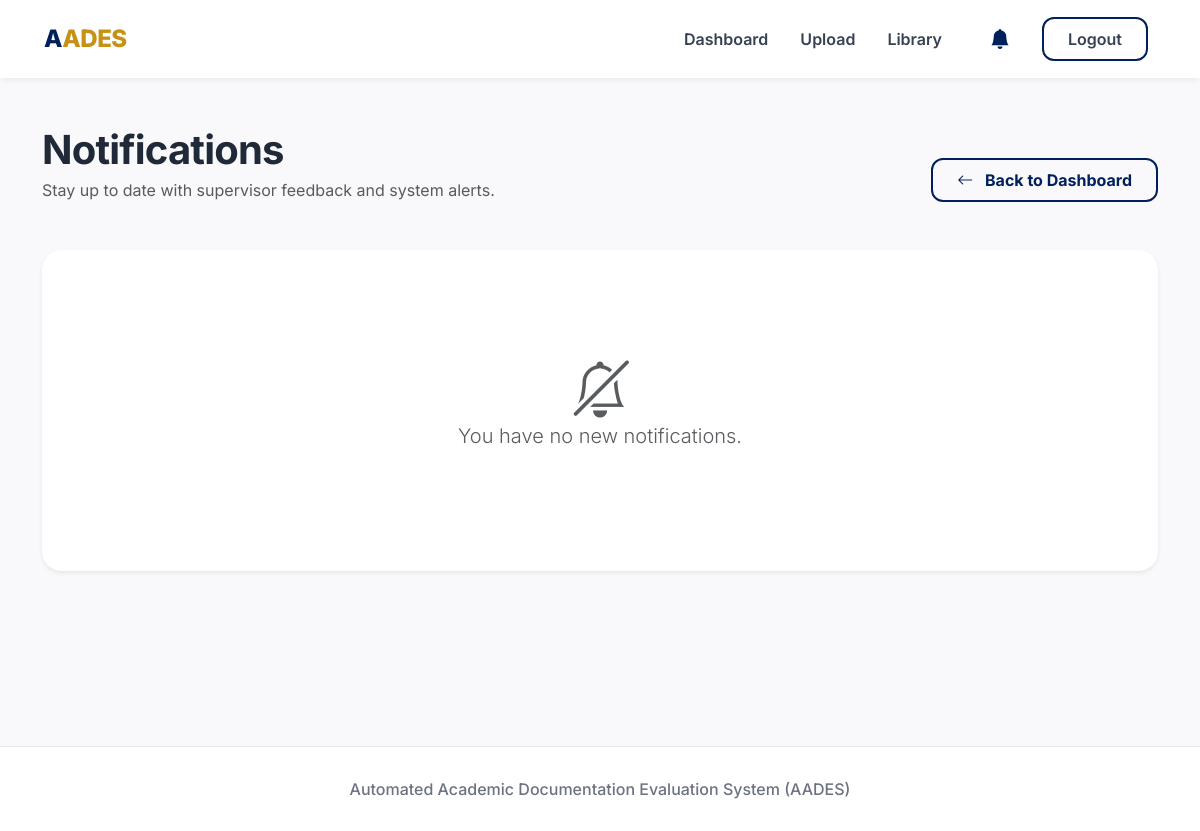
The app's page /notifications (signed in), older data.
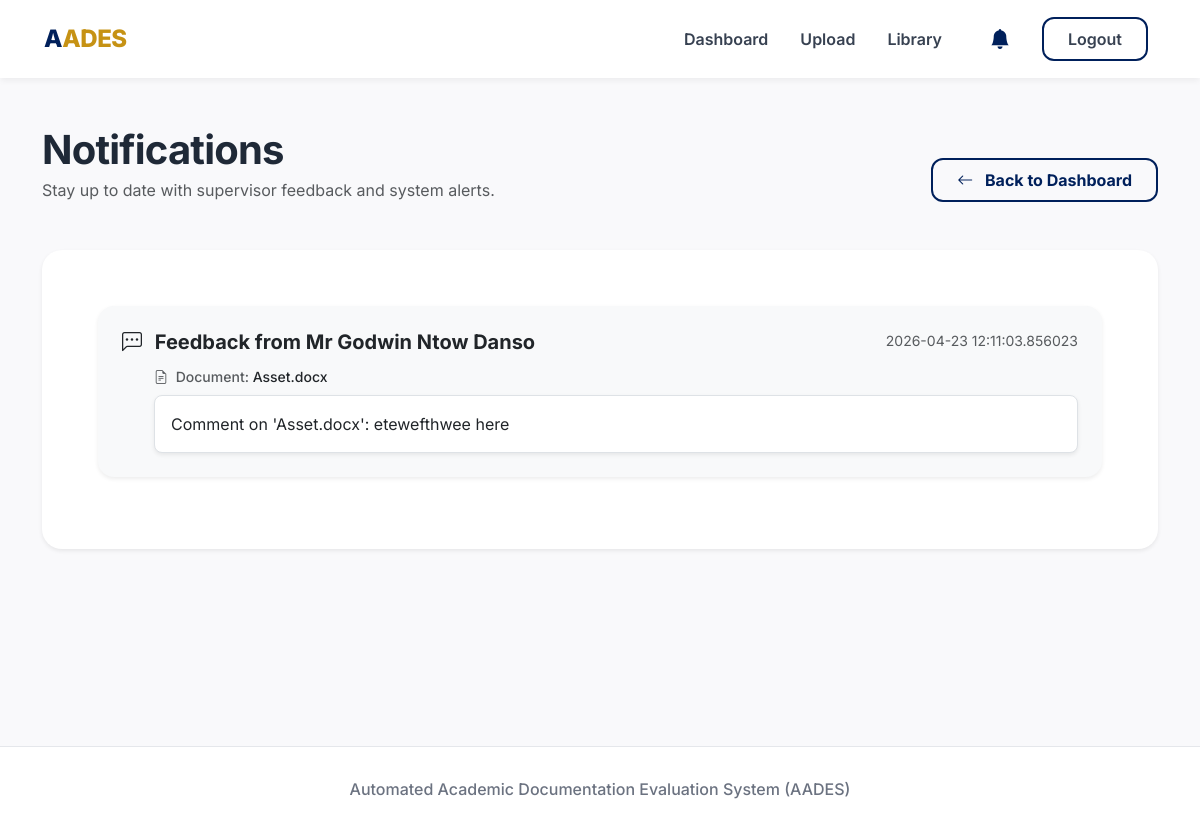
The same page, newer data.
### tables this page shows
CREATE TABLE notifications (
            id INTEGER PRIMARY KEY AUTOINCREMENT,
            user_id INTEGER,
            sender_id INTEGER,
            submission_id INTEGER,
            message TEXT,
            created_at DATETIME,
            is_read INTEGER DEFAULT 0
        );

CREATE TABLE users (
            user_id INTEGER PRIMARY KEY AUTOINCREMENT,
            student_id TEXT,
            full_name TEXT NOT NULL,
            email TEXT UNIQUE NOT NULL,
            password_hash TEXT NOT NULL,
            role TEXT NOT NULL,
            status TEXT DEFAULT 'active'
        , faculty TEXT, department TEXT, program TEXT, section TEXT);

CREATE TABLE submissions (
            submission_id INTEGER PRIMARY KEY AUTOINCREMENT,
            student_id INTEGER,
            student_email TEXT,
            file_name TEXT NOT NULL,
            doc_type TEXT NOT NULL,
            comment TEXT,
            similarity_score INTEGER DEFAULT 0,
            submitted_at DATETIME
        , status TEXT DEFAULT 'pending', archived INTEGER DEFAULT 0, is_archived INTEGER DEFAULT 0, supervisor_id INTEGER, grammar_score INTEGER DEFAULT 0, structure_score INTEGER DEFAULT 0, ai_eval_score INTEGER DEFAULT 0, ai_detection_score INTEGER DEFAULT 0);

### app.py (the view)
@app.route("/notifications")
def notifications():
    if "user" not in session:
        return redirect(url_for("login"))
    user = session["user"]
    if user["role"] not in ["student", "supervisor"]:
        return "Unauthorized", 403
    user_id = user.get("user_id")
    conn = get_db_connection()
    cursor = conn.cursor()
    cursor.execute("""
        SELECT n.id, n.message, n.created_at, n.is_read,
               u.full_name AS sender_name, s.file_name
        FROM notifications n
        LEFT JOIN users u ON n.sender_id = u.user_id
        LEFT JOIN submissions s ON n.submission_id = s.submission_id
        WHERE n.user_id = ?
        ORDER BY n.created_at DESC
        LIMIT 30
    """, (user_id,))
    notifications_list = cursor.fetchall()
    cursor.execute("UPDATE notifications SET is_read = 1 WHERE user_id = ?", (user_id,))
    conn.commit()
    cursor.close()
    conn.close()
    return render_template("notifications.html", user=user, notifications=notifications_list)

### app.py (called while the page is built)
def get_db_connection():
    conn = sqlite3.connect("aades_db.sqlite")
    conn.row_factory = sqlite3.Row
    return conn

@app.context_processor
def inject_notifications_count():
    if "user" in session:
        user_id = session["user"].get("user_id")
        try:
            conn = get_db_connection()
            cursor = conn.cursor()
            cursor.execute("SELECT COUNT(*) FROM notifications WHERE user_id = ? AND is_read = 0", (user_id,))
            count = cursor.fetchone()[0]
            conn.close()
            return dict(unread_count=count)
        except Exception:
            return dict(unread_count=0)
    return dict(unread_count=0)

### templates/notifications.html (shortened to what this page needs)
{% extends "base.html" %}
{% block content %}
<div class="animate-fade-in">
    <div class="d-flex flex-column flex-md-row justify-content-between align-items-md-end mb-5">
        <div>
            <h1 class="display-6 fw-bold mb-1">Notifications</h1>
            <p class="text-muted mb-0">Stay up to date with supervisor feedback and system alerts.</p>
        </div>
        <div class="mt-3 mt-md-0">
            <a href="{{ url_for('dashboard') }}" class="btn btn-outline-custom">
                <i class="bi bi-arrow-left me-2"></i> Back to Dashboard
            </a>
        </div>
    </div>
    <div class="card card-custom border-0 shadow-sm">
        <div class="card-body p-4">
            {% if notifications %}
                <div class="list-group list-group-flush">
                    {% for n in notifications %}
                        <div class="list-group-item list-group-item-action border-0 mb-3 rounded-4 shadow-sm py-4 px-4
                            {% if not n.is_read %}bg-primary bg-opacity-10 border border-primary-subtle{% else %}bg-light{% endif %}">
                            <div class="d-flex w-100 justify-content-between align-items-start mb-2">
                                <h5 class="fw-bold mb-1 {{ 'text-primary-custom' if not n.is_read else 'text-dark' }}">
                                    <i class="bi {{ 'bi-chat-left-dots-fill' if not n.is_read else 'bi-chat-left-dots' }} me-2"></i>
                                    {% if user.role == 'student' %}
                                        Feedback from {{ n.sender_name or 'Supervisor' }}
                                    {% else %}
                                        Update from {{ n.sender_name or 'Student' }}
                                    {% endif %}
                                </h5>
                                <small class="text-muted">{{ n.created_at|default('Recent') }}</small>
                            </div>
                            <div class="ms-md-4 ps-md-2 mt-3 mt-md-0">
                                {% if n.file_name %}
                                <div class="small fw-medium text-muted mb-2">
                                    <i class="bi bi-file-earmark-text me-1"></i> Document: <span class="text-dark">{{ n.file_name }}</span>
                                </div>
                                {% endif %}
                                <div class="p-3 bg-white border rounded-3 text-main shadow-sm">
                                    {{ n.message }}
                                </div>
                            </div>
                        </div>
                    {% endfor %}
                </div>
            {% else %}
                <div class="text-center py-5">
                    <i class="bi bi-bell-slash text-muted display-4 mb-3"></i>
                    <p class="text-muted lead">You have no new notifications.</p>
                </div>
            {% endif %}
        </div>
    </div>
</div>
<link rel="stylesheet" href="https://cdn.jsdelivr.net/npm/bootstrap-icons@1.11.1/font/bootstrap-icons.css">
{% endblock %}

### templates/base.html (shortened to what this page needs)
<!DOCTYPE html>
<html lang="en">
<head>
    <link href="https://cdn.jsdelivr.net/npm/bootstrap@5.3.0/dist/css/bootstrap.min.css" rel="stylesheet">
    <link rel="stylesheet" href="{{ url_for('static', filename='css/main.css') }}">
</head>
<body>
<nav class="navbar navbar-expand-lg navbar-custom">
    <div class="container">
        <a class="navbar-brand" href="/">A<span class="navbar-brand-accent">ADES</span></a>
        <div class="collapse navbar-collapse" id="navbarNav">
            <ul class="navbar-nav ms-auto align-items-center">
                {% if 'user' in session %}
                    {% if session['user']['role'] == 'admin' %}
                        <li class="nav-item"><a class="nav-link" href="{{ url_for('admin_dashboard') }}">Dashboard</a></li>
                        <li class="nav-item"><a class="nav-link" href="{{ url_for('library') }}">Library</a></li>
                    {% elif session['user']['role'] == 'supervisor' %}
                        <li class="nav-item"><a class="nav-link" href="{{ url_for('dashboard') }}">Dashboard</a></li>
                        <li class="nav-item"><a class="nav-link" href="{{ url_for('manage_events') }}">Events</a></li>
                    {% else %}
                        <li class="nav-item"><a class="nav-link" href="{{ url_for('dashboard') }}">Dashboard</a></li>
                        <li class="nav-item"><a class="nav-link" href="{{ url_for('upload') }}">Upload</a></li>
                        <li class="nav-item"><a class="nav-link" href="{{ url_for('library') }}">Library</a></li>
                    {% endif %}
                    {% if session['user']['role'] != 'admin' %}
                    <li class="nav-item ms-lg-3">
                        <a class="nav-link position-relative d-inline-block p-2" href="{{ url_for('notifications') }}" title="Notifications">
                            <i class="bi bi-bell-fill fs-5" style="color: var(--primary-blue);"></i>
                        </a>
                    </li>
                    {% endif %}
                    <li class="nav-item"><a class="nav-link btn-outline-custom ms-3 px-4 py-2 text-center" href="{{ url_for('logout') }}" style="min-width: 100px;">Logout</a></li>
                {% else %}
                    <li class="nav-item"><a class="nav-link btn-primary-custom ms-3 px-4 py-2" style="color: white !important;" href="/login">Login</a></li>
                {% endif %}
            </ul>
        </div>
    </div>
</nav>
<div class="container mt-5" style="min-height: 70vh;">
    {% block content %}{% endblock %}
</div>
<footer class="footer-custom">
    <div class="container">
        <p class="mb-0">Automated Academic Documentation Evaluation System (AADES)</p>
    </div>
</footer>
</body>
</html>

### static/css/main.css (style rules this page uses)
:root { --primary-blue: #00205b; --primary-gold: #c69214; --primary-hover: #b48012; --bg-light: #f9f9fb; --card-bg: #ffffff; --text-main: #1f2937; --text-label: #374151; --text-muted: #6b7280; --input-bg: #ffffff; --input-border: #e5e7eb; }
body { font-family: 'Inter', sans-serif; background-color: var(--bg-light); color: var(--text-main); }
.navbar-custom { background-color: var(--card-bg) !important; box-shadow: 0 4px 6px -1px rgba(0, 0, 0, 0.05); padding: 1rem 2rem; }
.navbar-custom .navbar-brand { color: var(--primary-blue) !important; font-weight: 800; font-size: 1.5rem; letter-spacing: -0.02em; transition: all 0.2s ease; }
.navbar-brand-accent { color: var(--primary-gold) !important; }
.navbar-custom .nav-link { color: var(--text-label) !important; font-weight: 600; margin: 0 0.5rem; transition: color 0.2s; }
.btn-outline-custom { background-color: transparent; color: var(--primary-blue); border: 2px solid var(--primary-blue); border-radius: 12px; padding: 0.5rem 1.5rem; font-weight: 700; transition: all 0.2s; }
.card-custom { background-color: var(--card-bg); border-radius: 20px; border: 1px solid var(--input-border); box-shadow: 0 10px 15px -3px rgba(0, 0, 0, 0.05); padding: 2rem; margin-bottom: 2rem; }
h1, h2, h3, h4 { font-weight: 700; color: var(--text-main); letter-spacing: -0.02em; }
.footer-custom { margin-top: 60px; padding: 30px; background-color: var(--card-bg); color: var(--text-muted); text-align: center; border-top: 1px solid var(--input-border); font-weight: 500; }

### templates/notifications.html (style rules this page uses)
.animate-fade-in { animation: fadeIn 0.6s ease-out; }

Row changes from the older to the newer data that the page shows:
added notifications: is_read 1 (drawn), full_name "Mr Godwin Ntow Danso", created_at "2026-04-23 12:11:03.856023", file_name "Asset.docx", message "Comment on 'Asset.docx': etewefthwee here"
Text that changed along with them:
text no longer shown: "You have no new notifications."
